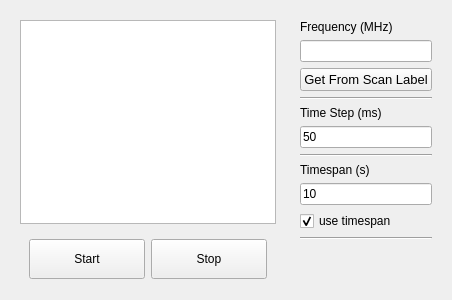
      <widget class="QWidget" name="tab_Monitor">
       <attribute name="title">
        <string>Monitor</string>
       </attribute>
       <attribute name="toolTip">
        <string>&lt;html&gt;&lt;head/&gt;&lt;body&gt;&lt;p&gt;&lt;span style=&quot; font-weight:600;&quot;&gt;Jet GUI - Monitor&lt;/span&gt;&lt;/p&gt;&lt;p&gt;&lt;span style=&quot; font-style:italic;&quot;&gt;Usage&lt;/span&gt;:&lt;br/&gt;Serves a secondary feature of the scan: continuously monitor the reading from the&lt;br/&gt;detector.&lt;/p&gt;&lt;p&gt;If a frequency is specified, it switches the radiation source; if it's empty, it won't&lt;br/&gt;change anything, so that you may monitor wherever you left off during the scan.&lt;/p&gt;&lt;p&gt;It monitors the detector (actually, the lockin reading) continuously, but sampling&lt;br/&gt;at a rate specified by the time step. In principle, this can be very fast, because&lt;br/&gt;the synthesizer doesn't have to switch.&lt;/p&gt;&lt;p&gt;The timespan entry is only relevant if you use the checkbox to track the latest&lt;br/&gt;values.&lt;/p&gt;&lt;p&gt;&lt;span style=&quot; font-style:italic;&quot;&gt;Keyboard Shortcuts&lt;/span&gt;:&lt;br/&gt;Escape - Exit the GUI&lt;br/&gt;Ctrl+PgDwn / Ctrl+Tab - Next tab&lt;br/&gt;Ctrl+PgUp / Ctrl+Shift+Tab - Previous tab&lt;br/&gt;Spacebar - Pause/continue the scan&lt;/p&gt;&lt;p&gt;&lt;span style=&quot; font-style:italic;&quot;&gt;Mouse Shortcuts&lt;/span&gt;:&lt;br/&gt;LeftClick+Drag - Pan the plot&lt;br/&gt;RightClick - View plot menu&lt;br/&gt;RightClick+Drag - Zoom the plot&lt;/p&gt;&lt;/body&gt;&lt;/html&gt;</string>
       </attribute>
       <layout class="QHBoxLayout" name="horizontalLayout_10">
        <item>
         <widget class="QFrame" name="frame_MonitorPlotArea">
          <layout class="QVBoxLayout" name="verticalLayout_21">
           <item>
            <widget class="TimePlotWidget" name="MonitorPlotFigure"/>
           </item>
           <item>
            <widget class="QFrame" name="frame_MonPlotButtons">
             <property name="maximumSize">
              <size>
               <width>16777215</width>
               <height>50</height>
              </size>
             </property>
             <layout class="QGridLayout" name="gridLayout_3">
              <item row="0" column="0">
               <widget class="QPushButton" name="btn_MonStart">
                <property name="minimumSize">
                 <size>
                  <width>0</width>
                  <height>40</height>
                 </size>
                </property>
                <property name="text">
                 <string>Start</string>
                </property>
               </widget>
              </item>
              <item row="0" column="1">
               <widget class="QPushButton" name="btn_MonStop">
                <property name="minimumSize">
                 <size>
                  <width>0</width>
                  <height>40</height>
                 </size>
                </property>
                <property name="text">
                 <string>Stop</string>
                </property>
               </widget>
              </item>
             </layout>
            </widget>
           </item>
          </layout>
         </widget>
        </item>
        <item>
         <widget class="QFrame" name="frame_MonControls">
          <property name="minimumSize">
           <size>
            <width>120</width>
            <height>0</height>
           </size>
          </property>
          <property name="maximumSize">
           <size>
            <width>150</width>
            <height>16777215</height>
           </size>
          </property>
          <layout class="QVBoxLayout" name="verticalLayout_19">
           <item>
            <widget class="QLabel" name="label_MonFreq">
             <property name="text">
              <string>Frequency (MHz)</string>
             </property>
            </widget>
           </item>
           <item>
            <widget class="ScrollableText" name="txt_MonFreq"/>
           </item>
           <item>
            <widget class="QPushButton" name="btn_MonFreqFromLabel">
             <property name="font">
              <font>
               <pointsize>10</pointsize>
              </font>
             </property>
             <property name="text">
              <string>Get From Scan Label</string>
             </property>
            </widget>
           </item>
           <item>
            <widget class="Line" name="line_5">
             <property name="orientation">
              <enum>Qt::Horizontal</enum>
             </property>
            </widget>
           </item>
           <item>
            <widget class="QLabel" name="label_MonTimestep">
             <property name="text">
              <string>Time Step (ms)</string>
             </property>
            </widget>
           </item>
           <item>
            <widget class="QLineEdit" name="txt_MonTimestep">
             <property name="text">
              <string>50</string>
             </property>
            </widget>
           </item>
           <item>
            <widget class="Line" name="line_7">
             <property name="orientation">
              <enum>Qt::Horizontal</enum>
             </property>
            </widget>
           </item>
           <item>
            <widget class="QLabel" name="label_MonTimespan">
             <property name="text">
              <string>Timespan (s)</string>
             </property>
            </widget>
           </item>
           <item>
            <widget class="QLineEdit" name="txt_MonTimespan">
             <property name="text">
              <string>10</string>
             </property>
            </widget>
           </item>
           <item>
            <widget class="QCheckBox" name="check_useMonTimespan">
             <property name="text">
              <string>use timespan</string>
             </property>
             <property name="checked">
              <bool>true</bool>
             </property>
            </widget>
           </item>
           <item>
            <widget class="Line" name="line_6">
             <property name="orientation">
              <enum>Qt::Horizontal</enum>
             </property>
            </widget>
           </item>
           <item>
            <spacer name="verticalSpacer_10">
             <property name="orientation">
              <enum>Qt::Vertical</enum>
             </property>
             <property name="sizeHint" stdset="0">
              <size>
               <width>20</width>
               <height>40</height>
              </size>
             </property>
            </spacer>
           </item>
          </layout>
         </widget>
        </item>
       </layout>
      </widget>
